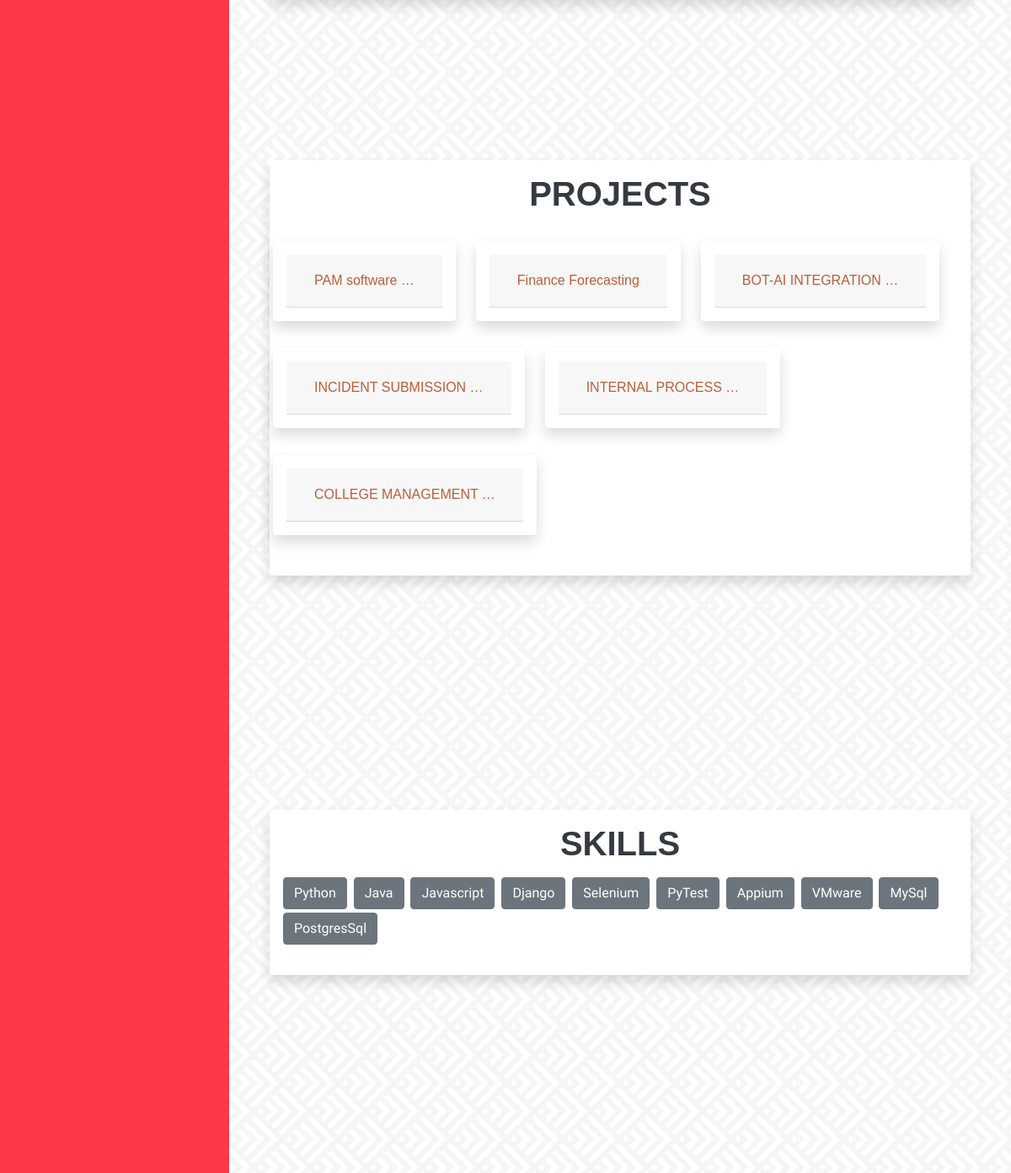
The app's page / (middle part), older data.
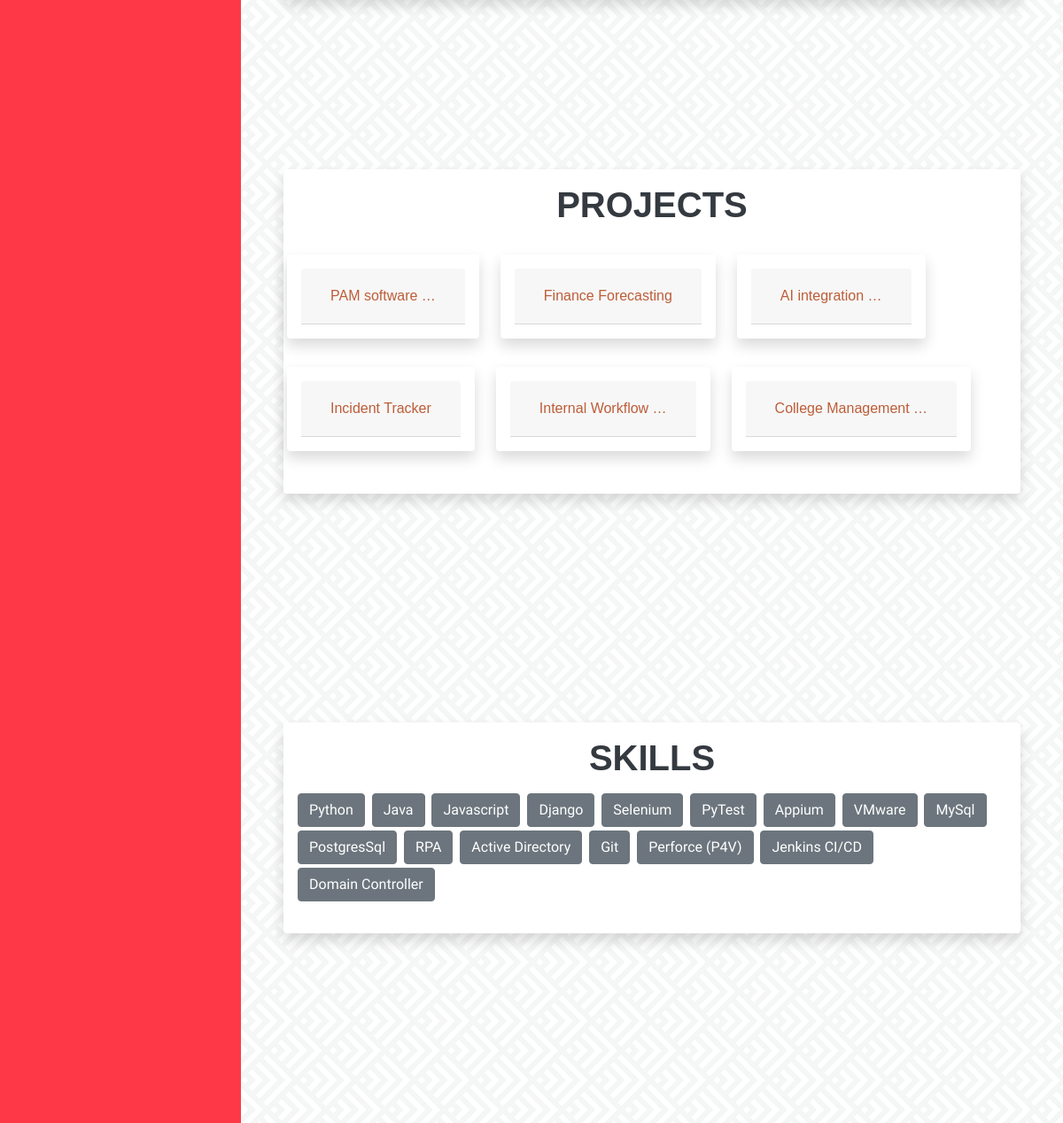
The same page, newer data.
### portfolio_main/models.py (models this page shows, shortened)
class Projects(models.Model):
    project = models.CharField(max_length=50)
    organisation = models.CharField(max_length=50)
    description = models.TextField(max_length=1500)
    role = models.TextField(max_length=100)
    tech_stack = models.TextField(max_length=1500)
    start_from = models.CharField(max_length=50)
    till = models.CharField(max_length=50)
    pic = models.ImageField(default='-')

class TechnicalSkills(models.Model):
    skill_name = models.CharField(max_length=50)
    confidence = models.CharField(max_length=50)

### portfolio_main/views.py (the view)
# urls.py: 2. Add a URL to urlpatterns:  path('', views.home, name='home')
def home(request):
    main = Main.objects.get(pk=1)
    ts = TechnicalSkills.objects.all()
    exp = Experience.objects.all()
    edu = Education.objects.all()
    accom = Accomplishment.objects.all()
    proj = Projects.objects.all()
    rec = Recommendations.objects.all()
    print()
    return render(request, 'front/index.html', {'details': main, 'ts':ts, 'exp': exp, 'edu': edu, 'accom': accom,
                                                'proj':proj, 'rec':rec})

### portfolio_main/templates/front/index.html (shortened to what this page needs)
{% load static %}
<!DOCTYPE html>
<html lang="en">
    <head>
        <link href="{% static 'css/layout_styles.css' %}" rel="stylesheet" />
        <link href="{% static 'css/testimonial-slider-fullwidth.css' %}" rel="stylesheet">
    </head>
    <body id="page-top">
        <div class="container-fluid p-0">
            <section class="resume-section" id="experience">
                <div class="resume-section-content">
                </div>
            </section>
            <section class="resume-section" id="projects">
                <div class="resume-section-content">
                    <div class="card shadow p-3 mb-5 bg-white rounded">
                        <h2 class="mb-5" align="center">Projects</h2>
                        <div class="row">
                                <div class="card-deck">
                                    {% for project in proj %}
                                    <div id="accordion">
                                        <div class="card mb-4 shadow p-3 mb-5 bg-white rounded" align="center" style="min-width: 11rem; max-width: 20rem;">
                                            <div class="card-header" id="headingOne">
                                                  <h5 class="mb-0">
                                                    <button class="btn btn-link"  data-toggle="collapse" data-target="#collapseOne{{ project.pk }}543" aria-expanded="true" aria-controls="collapseOne">
                                                        <p style="font-size: 1rem">{{ project.project|truncatewords:2}}</p>
                                                    </button>
                                                  </h5>
                                            </div>
                                        </div>
                                    </div>
                                    {% endfor %}
                                </div>
                            </div>
                    </div>
                </div>
            </section>
            <section class="resume-section" id="skills">
                <div class="resume-section-content">
                    <div class="card shadow p-3 mb-5 bg-white rounded">
                          <h2 class="mb-3" align="center">Skills</h2>
                            <ul class="list-inline dev-icons">
                                {% for skill in ts %}
                                <button type="button" class="btn btn-secondary mb-1 mr-1" data-toggle="tooltip" data-placement="right" title="{{ skill.confidence }}">
                                        {{ skill.skill_name }}
                                </button>
                                {% endfor %}
                            </ul>
                    </div>
                </div>
            </section>
            <section class="resume-section" id="education">
            </section>
        </div>
    <link href="https://cdnjs.cloudflare.com/ajax/libs/slick-carousel/1.8.1/slick.min.css" rel="stylesheet">
    <link href="https://maxcdn.bootstrapcdn.com/font-awesome/4.7.0/css/font-awesome.min.css" rel="stylesheet">
    </body>
</html>

Row changes from the older to the newer data that the page shows:
changed Projects: project "BOT-AI INTEGRATION …" → "AI integration …"
changed Projects: project "INCIDENT SUBMISSION …" → "Incident Tracker"
changed Projects: project "INTERNAL PROCESS …" → "Internal Workflow …"
changed Projects: project "COLLEGE MANAGEMENT …" → "College Management …"
added TechnicalSkills: skill_name "RPA"
added TechnicalSkills: skill_name "Active Directory"
added TechnicalSkills: skill_name "Git"
added TechnicalSkills: skill_name "Perforce (P4V)"
added TechnicalSkills: skill_name "Jenkins CI/CD"
added TechnicalSkills: skill_name "Domain Controller"
